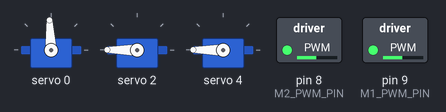
The sketch below on a simulated Arduino Uno, built for the host (arithmetic inside an expression is 32-bit, double 64-bit). On the bench: 3 × servo, switched loads named in the sketch (green lamp = pin HIGH). What the sketch prints to the serial monitor is not drawn.

Above: at 0.08 s.
Timing chart, 0 to 40.0 s (numbered marks = the images above):
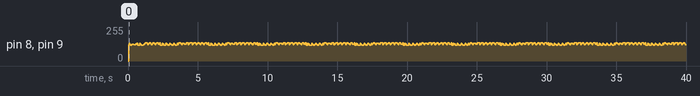

The sketch:

bmduino_motor_ch1ch3_low_pwm50_test.ino
```cpp
// 承接 bmduino_motor_coast_pwm50_debug：把 CH1、CH3 拉低（對應驅動板
// IN1、IN3），CH2、CH4 維持 HIGH，D8/D9(ENA/ENB) 維持 5kHz 50% duty，
// 讓兩顆馬達這次真的進入「有方向」的驅動狀態（不再是 IN1=IN2 的懸空/coast）。
//
// 注意：這裡直接照 CH 編號對應 IN 編號（CH1->IN1, CH2->IN2, CH3->IN3,
// CH4->IN4），跟 bmduino_car_control.ino 裡car1那組「CH3/CH4 對調」的
// 常數不一樣——這台車(car2)的 CH3/CH4 是否也對調過，正是這次要測試驗證
// 的東西之一，先照單純的編號對應測，之後照實測結果再決定要不要對調。

#include <Arduino.h>
#include <Wire.h>
#include <Adafruit_PWMServoDriver.h>

Adafruit_PWMServoDriver pwm = Adafruit_PWMServoDriver(0x40, Wire1);

const uint8_t CH_STEER = 0;
const uint8_t M1_PWM_PIN = 9;  // D9 -> 74LS14 -> M1 ENA
const uint8_t M2_PWM_PIN = 8;  // D8 -> 74LS14 -> M2 ENB

const uint16_t STEER_CENTER_US = 1500;
const uint32_t PWM_PERIOD_US = 200;  // 5kHz
const uint8_t TEST_DUTY = 128;       // 50%

void setup() {
  Serial.begin(115200);
  Wire1.begin();
  pwm.begin();
  pwm.setPWMFreq(50);
  pwm.writeMicroseconds(CH_STEER, STEER_CENTER_US);

  pwm.setPin(1, 0);      // CH1(IN1) = LOW
  pwm.setPin(2, 4095);   // CH2(IN2) = HIGH
  pwm.setPin(3, 0);      // CH3(IN3) = LOW
  pwm.setPin(4, 4095);   // CH4(IN4) = HIGH

  pinMode(M1_PWM_PIN, OUTPUT);
  pinMode(M2_PWM_PIN, OUTPUT);

  Serial.println(F("=== CH1=LOW,CH2=HIGH,CH3=LOW,CH4=HIGH + D8/D9 50% PWM ==="));
}

void loop() {
  uint32_t phase = micros() % PWM_PERIOD_US;
  uint32_t onUs = (uint32_t)TEST_DUTY * PWM_PERIOD_US / 255;
  bool high = phase < onUs;
  digitalWrite(M1_PWM_PIN, high ? HIGH : LOW);
  digitalWrite(M2_PWM_PIN, high ? HIGH : LOW);
}
```
